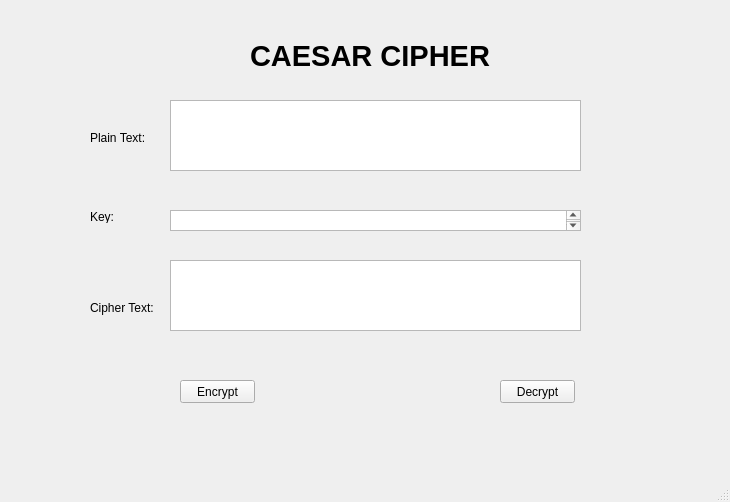
<?xml version="1.0" encoding="UTF-8"?>
<ui version="4.0">
 <class>MainWindow</class>
 <widget class="QMainWindow" name="MainWindow">
  <property name="geometry">
   <rect>
    <x>0</x>
    <y>0</y>
    <width>730</width>
    <height>502</height>
   </rect>
  </property>
  <property name="windowTitle">
   <string>Caeser Cipher</string>
  </property>
  <widget class="QWidget" name="centralwidget">
   <widget class="QLabel" name="label">
    <property name="geometry">
     <rect>
      <x>250</x>
      <y>40</y>
      <width>311</width>
      <height>31</height>
     </rect>
    </property>
    <property name="maximumSize">
     <size>
      <width>16777215</width>
      <height>16777215</height>
     </size>
    </property>
    <property name="font">
     <font>
      <pointsize>22</pointsize>
      <weight>75</weight>
      <bold>true</bold>
     </font>
    </property>
    <property name="text">
     <string>CAESAR CIPHER</string>
    </property>
   </widget>
   <widget class="QLabel" name="lable_2">
    <property name="geometry">
     <rect>
      <x>90</x>
      <y>130</y>
      <width>61</width>
      <height>16</height>
     </rect>
    </property>
    <property name="text">
     <string>Plain Text:</string>
    </property>
   </widget>
   <widget class="QLabel" name="label_3">
    <property name="geometry">
     <rect>
      <x>90</x>
      <y>210</y>
      <width>47</width>
      <height>13</height>
     </rect>
    </property>
    <property name="text">
     <string>Key:</string>
    </property>
   </widget>
   <widget class="QPlainTextEdit" name="txt_plain_text">
    <property name="geometry">
     <rect>
      <x>170</x>
      <y>100</y>
      <width>411</width>
      <height>71</height>
     </rect>
    </property>
   </widget>
   <widget class="QPlainTextEdit" name="txt_cipher_text">
    <property name="geometry">
     <rect>
      <x>170</x>
      <y>260</y>
      <width>411</width>
      <height>71</height>
     </rect>
    </property>
   </widget>
   <widget class="QLabel" name="label_4">
    <property name="geometry">
     <rect>
      <x>90</x>
      <y>300</y>
      <width>71</width>
      <height>16</height>
     </rect>
    </property>
    <property name="text">
     <string>Cipher Text:</string>
    </property>
   </widget>
   <widget class="QPushButton" name="btn_encrypt">
    <property name="geometry">
     <rect>
      <x>180</x>
      <y>380</y>
      <width>75</width>
      <height>23</height>
     </rect>
    </property>
    <property name="text">
     <string>Encrypt</string>
    </property>
   </widget>
   <widget class="QPushButton" name="btn_decrypt">
    <property name="geometry">
     <rect>
      <x>500</x>
      <y>380</y>
      <width>75</width>
      <height>23</height>
     </rect>
    </property>
    <property name="text">
     <string>Decrypt</string>
    </property>
   </widget>
   <widget class="QTextEdit" name="txt_key">
    <property name="geometry">
     <rect>
      <x>170</x>
      <y>210</y>
      <width>411</width>
      <height>21</height>
     </rect>
    </property>
   </widget>
  </widget>
  <widget class="QMenuBar" name="menubar">
   <property name="geometry">
    <rect>
     <x>0</x>
     <y>0</y>
     <width>730</width>
     <height>21</height>
    </rect>
   </property>
  </widget>
  <widget class="QStatusBar" name="statusbar"/>
 </widget>
 <resources/>
 <connections/>
</ui>
